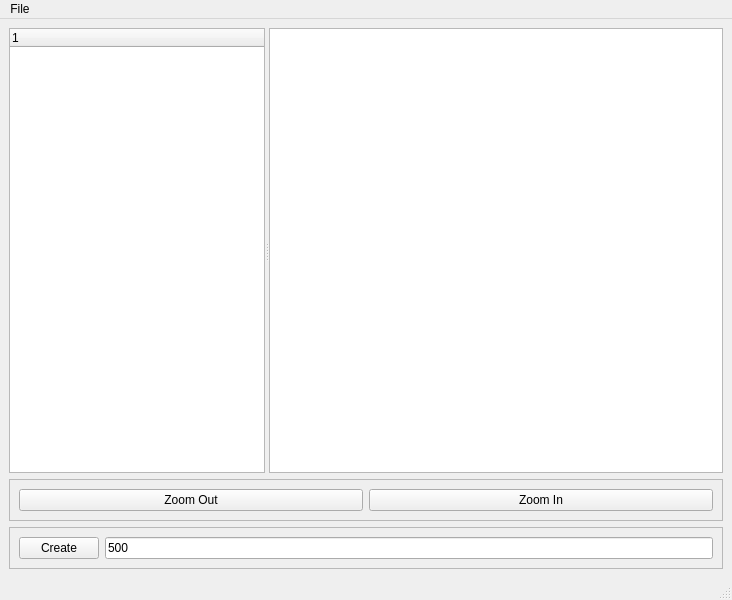
<?xml version="1.0" encoding="UTF-8"?>
<ui version="4.0">
 <class>raaGraphToolInterfaceQt</class>
 <widget class="QMainWindow" name="raaGraphToolInterfaceQt">
  <property name="geometry">
   <rect>
    <x>0</x>
    <y>0</y>
    <width>732</width>
    <height>600</height>
   </rect>
  </property>
  <property name="windowTitle">
   <string>MainWindow</string>
  </property>
  <widget class="QWidget" name="centralwidget">
   <layout class="QVBoxLayout" name="verticalLayout">
    <item>
     <widget class="QSplitter" name="splitter">
      <property name="sizePolicy">
       <sizepolicy hsizetype="Expanding" vsizetype="Expanding">
        <horstretch>0</horstretch>
        <verstretch>0</verstretch>
       </sizepolicy>
      </property>
      <property name="orientation">
       <enum>Qt::Horizontal</enum>
      </property>
      <widget class="QTreeWidget" name="tree_widget">
       <column>
        <property name="text">
         <string notr="true">1</string>
        </property>
       </column>
      </widget>
      <widget class="QGraphicsView" name="graph_view">
       <property name="sizePolicy">
        <sizepolicy hsizetype="Expanding" vsizetype="Expanding">
         <horstretch>3</horstretch>
         <verstretch>0</verstretch>
        </sizepolicy>
       </property>
      </widget>
     </widget>
    </item>
    <item>
     <widget class="QFrame" name="frame">
      <property name="sizePolicy">
       <sizepolicy hsizetype="Minimum" vsizetype="Minimum">
        <horstretch>0</horstretch>
        <verstretch>0</verstretch>
       </sizepolicy>
      </property>
      <property name="frameShape">
       <enum>QFrame::StyledPanel</enum>
      </property>
      <property name="frameShadow">
       <enum>QFrame::Raised</enum>
      </property>
      <layout class="QHBoxLayout" name="horizontalLayout_2">
       <item>
        <widget class="QPushButton" name="zoom_in_button">
         <property name="text">
          <string>Zoom Out</string>
         </property>
         <property name="autoRepeat">
          <bool>true</bool>
         </property>
         <property name="autoRepeatDelay">
          <number>200</number>
         </property>
        </widget>
       </item>
       <item>
        <widget class="QPushButton" name="zoom_out_button">
         <property name="text">
          <string>Zoom In</string>
         </property>
         <property name="autoRepeat">
          <bool>true</bool>
         </property>
         <property name="autoRepeatDelay">
          <number>200</number>
         </property>
        </widget>
       </item>
      </layout>
     </widget>
    </item>
    <item>
     <widget class="QFrame" name="frame_2">
      <property name="sizePolicy">
       <sizepolicy hsizetype="Minimum" vsizetype="Minimum">
        <horstretch>0</horstretch>
        <verstretch>0</verstretch>
       </sizepolicy>
      </property>
      <property name="frameShape">
       <enum>QFrame::StyledPanel</enum>
      </property>
      <property name="frameShadow">
       <enum>QFrame::Raised</enum>
      </property>
      <layout class="QHBoxLayout" name="horizontalLayout">
       <item>
        <widget class="QPushButton" name="create_button">
         <property name="text">
          <string>Create</string>
         </property>
        </widget>
       </item>
       <item>
        <widget class="QLineEdit" name="create_num_lineedit">
         <property name="text">
          <string>500</string>
         </property>
        </widget>
       </item>
      </layout>
     </widget>
    </item>
   </layout>
  </widget>
  <widget class="QMenuBar" name="menubar">
   <property name="geometry">
    <rect>
     <x>0</x>
     <y>0</y>
     <width>732</width>
     <height>18</height>
    </rect>
   </property>
   <widget class="QMenu" name="menuFile">
    <property name="title">
     <string>File</string>
    </property>
    <addaction name="actionLoad_Pajek"/>
   </widget>
   <addaction name="menuFile"/>
  </widget>
  <widget class="QStatusBar" name="statusbar"/>
  <action name="actionLoad_Pajek">
   <property name="text">
    <string>Load Pajek</string>
   </property>
  </action>
 </widget>
 <resources/>
 <connections/>
</ui>
